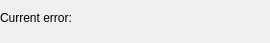
<?xml version="1.0" encoding="UTF-8"?>
<ui version="4.0">
 <class>SupervisedErrorChartWidget</class>
 <widget class="QWidget" name="SupervisedErrorChartWidget">
  <property name="geometry">
   <rect>
    <x>0</x>
    <y>0</y>
    <width>270</width>
    <height>43</height>
   </rect>
  </property>
  <property name="minimumSize">
   <size>
    <width>270</width>
    <height>0</height>
   </size>
  </property>
  <property name="windowTitle">
   <string>Form</string>
  </property>
  <layout class="QVBoxLayout" name="verticalLayout">
   <property name="leftMargin">
    <number>0</number>
   </property>
   <property name="rightMargin">
    <number>0</number>
   </property>
   <item>
    <layout class="QFormLayout" name="formLayout">
     <item row="1" column="0">
      <widget class="QLabel" name="label">
       <property name="text">
        <string>Current error:</string>
       </property>
      </widget>
     </item>
     <item row="1" column="1">
      <widget class="QLabel" name="labelError">
       <property name="text">
        <string/>
       </property>
      </widget>
     </item>
    </layout>
   </item>
  </layout>
 </widget>
 <resources/>
 <connections/>
</ui>
